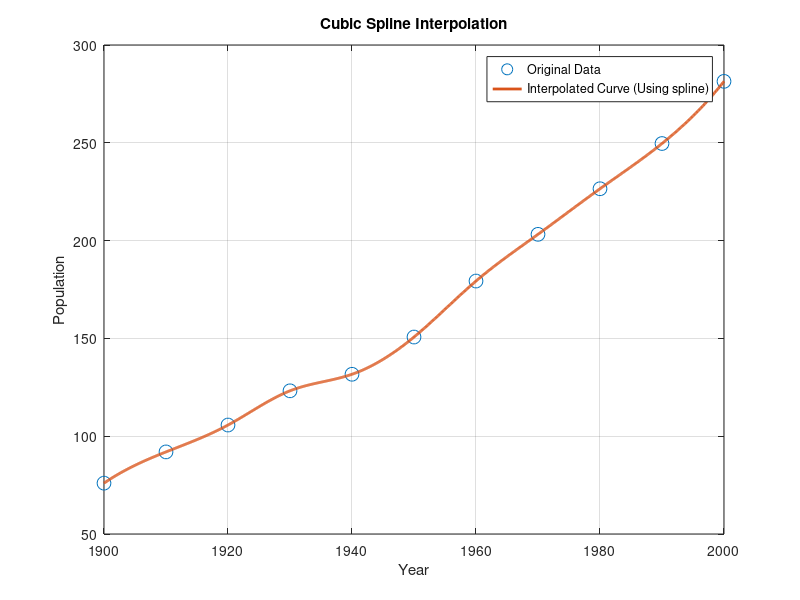

Recreate this plot in MATLAB.
% Define the dataset
x = [1900, 1910, 1920, 1930, 1940, 1950, 1960, 1970, 1980, 1990, 2000];
y = [75.995, 91.972, 105.711, 123.203, 131.669, 150.697, 179.323, 203.212, 226.505, 249.633, 281.422];

% Interpolation
x_interp = linspace(min(x), max(x), 1000);
y_interp = spline(x, y, x_interp);

% Plot the original data and the interpolated curve
plot(x, y, 'o', 'MarkerSize', 10, 'DisplayName', 'Original Data');
hold on;
plot(x_interp, y_interp, '-', 'LineWidth', 2, 'DisplayName', 'Interpolated Curve (Using spline)');
legend('show');
title('Cubic Spline Interpolation');
xlabel('Year');
ylabel('Population');
grid on;
hold off;